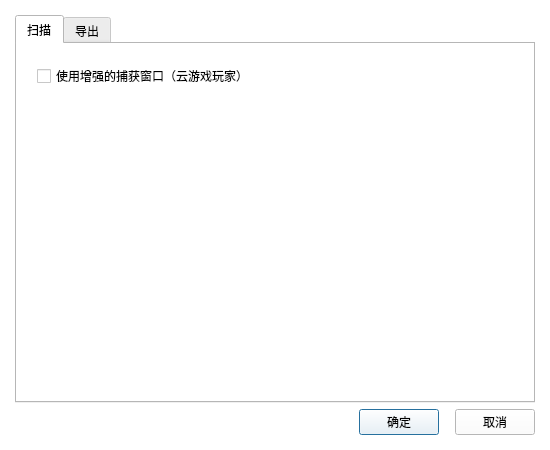
<?xml version="1.0" encoding="UTF-8"?>
<ui version="4.0">
 <class>Dialog</class>
 <widget class="QDialog" name="Dialog">
  <property name="geometry">
   <rect>
    <x>0</x>
    <y>0</y>
    <width>550</width>
    <height>450</height>
   </rect>
  </property>
  <property name="palette">
   <palette>
    <active>
     <colorrole role="WindowText">
      <brush brushstyle="SolidPattern">
       <color alpha="255">
        <red>0</red>
        <green>0</green>
        <blue>0</blue>
       </color>
      </brush>
     </colorrole>
     <colorrole role="Button">
      <brush brushstyle="SolidPattern">
       <color alpha="255">
        <red>255</red>
        <green>255</green>
        <blue>255</blue>
       </color>
      </brush>
     </colorrole>
     <colorrole role="Light">
      <brush brushstyle="SolidPattern">
       <color alpha="255">
        <red>255</red>
        <green>255</green>
        <blue>255</blue>
       </color>
      </brush>
     </colorrole>
     <colorrole role="Midlight">
      <brush brushstyle="SolidPattern">
       <color alpha="255">
        <red>255</red>
        <green>255</green>
        <blue>255</blue>
       </color>
      </brush>
     </colorrole>
     <colorrole role="Dark">
      <brush brushstyle="SolidPattern">
       <color alpha="255">
        <red>127</red>
        <green>127</green>
        <blue>127</blue>
       </color>
      </brush>
     </colorrole>
     <colorrole role="Mid">
      <brush brushstyle="SolidPattern">
       <color alpha="255">
        <red>170</red>
        <green>170</green>
        <blue>170</blue>
       </color>
      </brush>
     </colorrole>
     <colorrole role="Text">
      <brush brushstyle="SolidPattern">
       <color alpha="255">
        <red>0</red>
        <green>0</green>
        <blue>0</blue>
       </color>
      </brush>
     </colorrole>
     <colorrole role="BrightText">
      <brush brushstyle="SolidPattern">
       <color alpha="255">
        <red>255</red>
        <green>255</green>
        <blue>255</blue>
       </color>
      </brush>
     </colorrole>
     <colorrole role="ButtonText">
      <brush brushstyle="SolidPattern">
       <color alpha="255">
        <red>0</red>
        <green>0</green>
        <blue>0</blue>
       </color>
      </brush>
     </colorrole>
     <colorrole role="Base">
      <brush brushstyle="SolidPattern">
       <color alpha="255">
        <red>255</red>
        <green>255</green>
        <blue>255</blue>
       </color>
      </brush>
     </colorrole>
     <colorrole role="Window">
      <brush brushstyle="SolidPattern">
       <color alpha="255">
        <red>255</red>
        <green>255</green>
        <blue>255</blue>
       </color>
      </brush>
     </colorrole>
     <colorrole role="Shadow">
      <brush brushstyle="SolidPattern">
       <color alpha="255">
        <red>0</red>
        <green>0</green>
        <blue>0</blue>
       </color>
      </brush>
     </colorrole>
     <colorrole role="AlternateBase">
      <brush brushstyle="SolidPattern">
       <color alpha="255">
        <red>255</red>
        <green>255</green>
        <blue>255</blue>
       </color>
      </brush>
     </colorrole>
     <colorrole role="ToolTipBase">
      <brush brushstyle="SolidPattern">
       <color alpha="255">
        <red>255</red>
        <green>255</green>
        <blue>220</blue>
       </color>
      </brush>
     </colorrole>
     <colorrole role="ToolTipText">
      <brush brushstyle="SolidPattern">
       <color alpha="255">
        <red>0</red>
        <green>0</green>
        <blue>0</blue>
       </color>
      </brush>
     </colorrole>
    </active>
    <inactive>
     <colorrole role="WindowText">
      <brush brushstyle="SolidPattern">
       <color alpha="255">
        <red>0</red>
        <green>0</green>
        <blue>0</blue>
       </color>
      </brush>
     </colorrole>
     <colorrole role="Button">
      <brush brushstyle="SolidPattern">
       <color alpha="255">
        <red>255</red>
        <green>255</green>
        <blue>255</blue>
       </color>
      </brush>
     </colorrole>
     <colorrole role="Light">
      <brush brushstyle="SolidPattern">
       <color alpha="255">
        <red>255</red>
        <green>255</green>
        <blue>255</blue>
       </color>
      </brush>
     </colorrole>
     <colorrole role="Midlight">
      <brush brushstyle="SolidPattern">
       <color alpha="255">
        <red>255</red>
        <green>255</green>
        <blue>255</blue>
       </color>
      </brush>
     </colorrole>
     <colorrole role="Dark">
      <brush brushstyle="SolidPattern">
       <color alpha="255">
        <red>127</red>
        <green>127</green>
        <blue>127</blue>
       </color>
      </brush>
     </colorrole>
     <colorrole role="Mid">
      <brush brushstyle="SolidPattern">
       <color alpha="255">
        <red>170</red>
        <green>170</green>
        <blue>170</blue>
       </color>
      </brush>
     </colorrole>
     <colorrole role="Text">
      <brush brushstyle="SolidPattern">
       <color alpha="255">
        <red>0</red>
        <green>0</green>
        <blue>0</blue>
       </color>
      </brush>
     </colorrole>
     <colorrole role="BrightText">
      <brush brushstyle="SolidPattern">
       <color alpha="255">
        <red>255</red>
        <green>255</green>
        <blue>255</blue>
       </color>
      </brush>
     </colorrole>
     <colorrole role="ButtonText">
      <brush brushstyle="SolidPattern">
       <color alpha="255">
        <red>0</red>
        <green>0</green>
        <blue>0</blue>
       </color>
      </brush>
     </colorrole>
     <colorrole role="Base">
      <brush brushstyle="SolidPattern">
       <color alpha="255">
        <red>255</red>
        <green>255</green>
        <blue>255</blue>
       </color>
      </brush>
     </colorrole>
     <colorrole role="Window">
      <brush brushstyle="SolidPattern">
       <color alpha="255">
        <red>255</red>
        <green>255</green>
        <blue>255</blue>
       </color>
      </brush>
     </colorrole>
     <colorrole role="Shadow">
      <brush brushstyle="SolidPattern">
       <color alpha="255">
        <red>0</red>
        <green>0</green>
        <blue>0</blue>
       </color>
      </brush>
     </colorrole>
     <colorrole role="AlternateBase">
      <brush brushstyle="SolidPattern">
       <color alpha="255">
        <red>255</red>
        <green>255</green>
        <blue>255</blue>
       </color>
      </brush>
     </colorrole>
     <colorrole role="ToolTipBase">
      <brush brushstyle="SolidPattern">
       <color alpha="255">
        <red>255</red>
        <green>255</green>
        <blue>220</blue>
       </color>
      </brush>
     </colorrole>
     <colorrole role="ToolTipText">
      <brush brushstyle="SolidPattern">
       <color alpha="255">
        <red>0</red>
        <green>0</green>
        <blue>0</blue>
       </color>
      </brush>
     </colorrole>
    </inactive>
    <disabled>
     <colorrole role="WindowText">
      <brush brushstyle="SolidPattern">
       <color alpha="255">
        <red>127</red>
        <green>127</green>
        <blue>127</blue>
       </color>
      </brush>
     </colorrole>
     <colorrole role="Button">
      <brush brushstyle="SolidPattern">
       <color alpha="255">
        <red>255</red>
        <green>255</green>
        <blue>255</blue>
       </color>
      </brush>
     </colorrole>
     <colorrole role="Light">
      <brush brushstyle="SolidPattern">
       <color alpha="255">
        <red>255</red>
        <green>255</green>
        <blue>255</blue>
       </color>
      </brush>
     </colorrole>
     <colorrole role="Midlight">
      <brush brushstyle="SolidPattern">
       <color alpha="255">
        <red>255</red>
        <green>255</green>
        <blue>255</blue>
       </color>
      </brush>
     </colorrole>
     <colorrole role="Dark">
      <brush brushstyle="SolidPattern">
       <color alpha="255">
        <red>127</red>
        <green>127</green>
        <blue>127</blue>
       </color>
      </brush>
     </colorrole>
     <colorrole role="Mid">
      <brush brushstyle="SolidPattern">
       <color alpha="255">
        <red>170</red>
        <green>170</green>
        <blue>170</blue>
       </color>
      </brush>
     </colorrole>
     <colorrole role="Text">
      <brush brushstyle="SolidPattern">
       <color alpha="255">
        <red>127</red>
        <green>127</green>
        <blue>127</blue>
       </color>
      </brush>
     </colorrole>
     <colorrole role="BrightText">
      <brush brushstyle="SolidPattern">
       <color alpha="255">
        <red>255</red>
        <green>255</green>
        <blue>255</blue>
       </color>
      </brush>
     </colorrole>
     <colorrole role="ButtonText">
      <brush brushstyle="SolidPattern">
       <color alpha="255">
        <red>127</red>
        <green>127</green>
        <blue>127</blue>
       </color>
      </brush>
     </colorrole>
     <colorrole role="Base">
      <brush brushstyle="SolidPattern">
       <color alpha="255">
        <red>255</red>
        <green>255</green>
        <blue>255</blue>
       </color>
      </brush>
     </colorrole>
     <colorrole role="Window">
      <brush brushstyle="SolidPattern">
       <color alpha="255">
        <red>255</red>
        <green>255</green>
        <blue>255</blue>
       </color>
      </brush>
     </colorrole>
     <colorrole role="Shadow">
      <brush brushstyle="SolidPattern">
       <color alpha="255">
        <red>0</red>
        <green>0</green>
        <blue>0</blue>
       </color>
      </brush>
     </colorrole>
     <colorrole role="AlternateBase">
      <brush brushstyle="SolidPattern">
       <color alpha="255">
        <red>255</red>
        <green>255</green>
        <blue>255</blue>
       </color>
      </brush>
     </colorrole>
     <colorrole role="ToolTipBase">
      <brush brushstyle="SolidPattern">
       <color alpha="255">
        <red>255</red>
        <green>255</green>
        <blue>220</blue>
       </color>
      </brush>
     </colorrole>
     <colorrole role="ToolTipText">
      <brush brushstyle="SolidPattern">
       <color alpha="255">
        <red>0</red>
        <green>0</green>
        <blue>0</blue>
       </color>
      </brush>
     </colorrole>
    </disabled>
   </palette>
  </property>
  <property name="font">
   <font>
    <family>汉仪文黑-85W</family>
   </font>
  </property>
  <property name="windowTitle">
   <string>更多设置</string>
  </property>
  <property name="modal">
   <bool>true</bool>
  </property>
  <layout class="QVBoxLayout" name="verticalLayout">
   <property name="leftMargin">
    <number>15</number>
   </property>
   <property name="topMargin">
    <number>15</number>
   </property>
   <property name="rightMargin">
    <number>15</number>
   </property>
   <property name="bottomMargin">
    <number>15</number>
   </property>
   <item>
    <widget class="QTabWidget" name="tabWidget">
     <property name="currentIndex">
      <number>0</number>
     </property>
     <widget class="QWidget" name="tab">
      <attribute name="title">
       <string>扫描</string>
      </attribute>
      <layout class="QVBoxLayout" name="verticalLayout_2">
       <property name="spacing">
        <number>10</number>
       </property>
       <property name="leftMargin">
        <number>20</number>
       </property>
       <property name="topMargin">
        <number>20</number>
       </property>
       <property name="rightMargin">
        <number>20</number>
       </property>
       <property name="bottomMargin">
        <number>20</number>
       </property>
       <item>
        <widget class="QCheckBox" name="checkBox">
         <property name="text">
          <string>使用增强的捕获窗口（云游戏玩家）</string>
         </property>
        </widget>
       </item>
       <item>
        <spacer name="verticalSpacer">
         <property name="orientation">
          <enum>Qt::Vertical</enum>
         </property>
         <property name="sizeHint" stdset="0">
          <size>
           <width>20</width>
           <height>228</height>
          </size>
         </property>
        </spacer>
       </item>
      </layout>
     </widget>
     <widget class="QWidget" name="tab_2">
      <attribute name="title">
       <string>导出</string>
      </attribute>
      <layout class="QVBoxLayout" name="verticalLayout_3">
       <item>
        <widget class="QCheckBox" name="checkBox_2">
         <property name="text">
          <string>导出所有格式的json文件</string>
         </property>
        </widget>
       </item>
       <item>
        <widget class="QCheckBox" name="checkBox_5">
         <property name="text">
          <string>导出所有圣遗物图片和识别结果</string>
         </property>
        </widget>
       </item>
       <item>
        <layout class="QHBoxLayout" name="horizontalLayout_2">
         <item>
          <widget class="QCheckBox" name="checkBox_3">
           <property name="text">
            <string>使用套装名过滤圣遗物</string>
           </property>
          </widget>
         </item>
         <item>
          <spacer name="horizontalSpacer_3">
           <property name="orientation">
            <enum>Qt::Horizontal</enum>
           </property>
           <property name="sizeHint" stdset="0">
            <size>
             <width>40</width>
             <height>20</height>
            </size>
           </property>
          </spacer>
         </item>
         <item>
          <widget class="QCheckBox" name="checkBox_4">
           <property name="text">
            <string>全(不)选</string>
           </property>
           <property name="checked">
            <bool>true</bool>
           </property>
          </widget>
         </item>
        </layout>
       </item>
       <item>
        <widget class="QTableWidget" name="tableWidget">
         <property name="editTriggers">
          <set>QAbstractItemView::NoEditTriggers</set>
         </property>
         <property name="selectionMode">
          <enum>QAbstractItemView::NoSelection</enum>
         </property>
         <property name="verticalScrollMode">
          <enum>QAbstractItemView::ScrollPerPixel</enum>
         </property>
         <property name="horizontalScrollMode">
          <enum>QAbstractItemView::ScrollPerPixel</enum>
         </property>
         <property name="rowCount">
          <number>0</number>
         </property>
         <property name="columnCount">
          <number>0</number>
         </property>
         <attribute name="horizontalHeaderVisible">
          <bool>false</bool>
         </attribute>
         <attribute name="verticalHeaderVisible">
          <bool>false</bool>
         </attribute>
        </widget>
       </item>
      </layout>
     </widget>
    </widget>
   </item>
   <item>
    <layout class="QHBoxLayout" name="horizontalLayout">
     <item>
      <spacer name="horizontalSpacer_2">
       <property name="orientation">
        <enum>Qt::Horizontal</enum>
       </property>
       <property name="sizeHint" stdset="0">
        <size>
         <width>40</width>
         <height>20</height>
        </size>
       </property>
      </spacer>
     </item>
     <item>
      <widget class="QPushButton" name="pushButton">
       <property name="text">
        <string>确定</string>
       </property>
      </widget>
     </item>
     <item>
      <spacer name="horizontalSpacer">
       <property name="orientation">
        <enum>Qt::Horizontal</enum>
       </property>
       <property name="sizeType">
        <enum>QSizePolicy::Maximum</enum>
       </property>
       <property name="sizeHint" stdset="0">
        <size>
         <width>10</width>
         <height>20</height>
        </size>
       </property>
      </spacer>
     </item>
     <item>
      <widget class="QPushButton" name="pushButton_2">
       <property name="text">
        <string>取消</string>
       </property>
      </widget>
     </item>
    </layout>
   </item>
  </layout>
 </widget>
 <resources>
  <include location="Amenoma.qrc"/>
 </resources>
 <connections>
  <connection>
   <sender>pushButton</sender>
   <signal>clicked()</signal>
   <receiver>Dialog</receiver>
   <slot>accept()</slot>
   <hints>
    <hint type="sourcelabel">
     <x>404</x>
     <y>381</y>
    </hint>
    <hint type="destinationlabel">
     <x>431</x>
     <y>439</y>
    </hint>
   </hints>
  </connection>
  <connection>
   <sender>pushButton_2</sender>
   <signal>clicked()</signal>
   <receiver>Dialog</receiver>
   <slot>close()</slot>
   <hints>
    <hint type="sourcelabel">
     <x>493</x>
     <y>379</y>
    </hint>
    <hint type="destinationlabel">
     <x>504</x>
     <y>425</y>
    </hint>
   </hints>
  </connection>
 </connections>
</ui>
